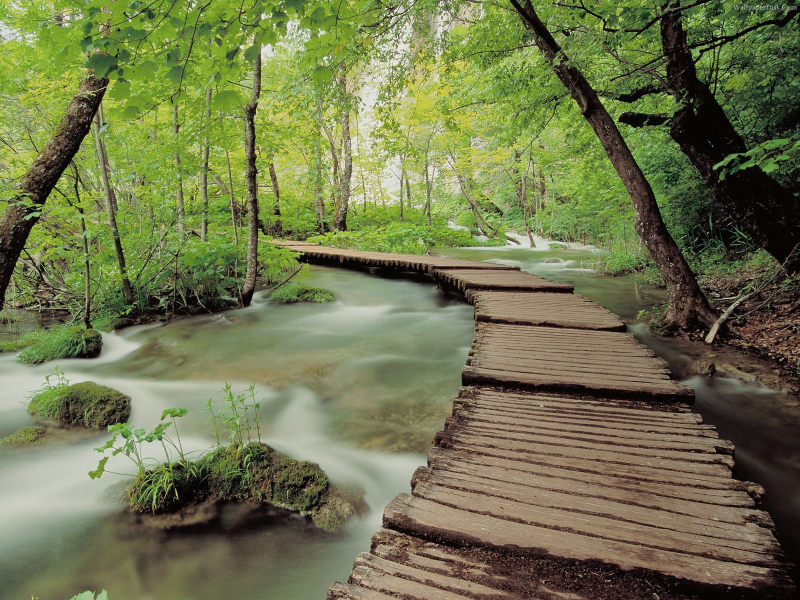
#> input picture project1/natural_scene_1.jpg, 1600 x 1200 px (shown at 1/2 size); its folder holds 3 pictures in this run
$ python Project1.py   (Python 2 division)   (older library calls are emulated)
#> lines starting #> are read from the running program, lines starting #| are printed output that depends on the picture; long printed decimals are rounded
# Reference:
#   1. https://stackoverflow.com/questions/32694007/opencv-python-how-to-change-image-pixels-values-using-a-formula
#   2. https://docs.scipy.org/doc/scipy/reference/generated/scipy.stats.gennorm.html
#   3. https://stackoverflow.com/questions/44003552/matplotlib-histogram-from-numpy-histogram-output
#   4. http://opencv-python-tutroals.readthedocs.io/en/latest/py_tutorials/py_imgproc/py_transforms/py_fourier_transform/py_fourier_transform.html#fourier-transform
#   5. https://stackoverflow.com/questions/22488872/cv2-imshow-and-cv2-imwrite


import cv2
import numpy as np
from matplotlib import pyplot as plt
import scipy.stats
from scipy.optimize import curve_fit
from scipy.special import gamma
from math import sqrt


#
# Problem1
#

class Problem1:
    def __init__(self, imgFile):
        """
        Initialization
        :param imgFile: ndarray or str
        """
#> called with imgFile = 'natural_scene_1.jpg'
        # Load image in greyscale and re-scale the intensity to [0, 31]
        if type(imgFile).__module__ == np.__name__:
            self.img = imgFile.astype(np.uint8)
            imgFile = "q6"
        else:
            self.img = cv2.imread(imgFile, 0)
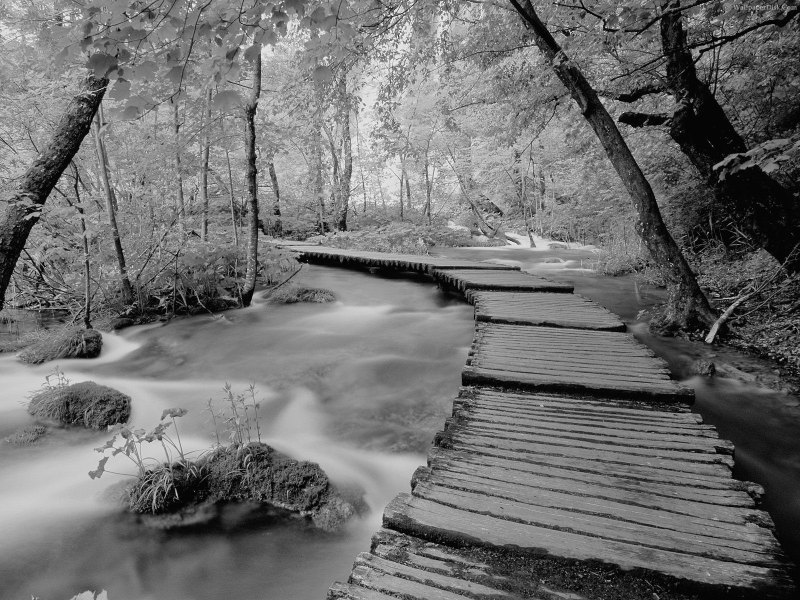
#> self.img: shape (1200, 1600) (shown at 1/2 size); min 0, max 255, mean 111.4
            self.rows, self.cols = self.img.shape
#> self.rows = 1200; self.cols = 1600
            self.img = self.img // 8

        self.showImg(self.img, "img")
        cv2.imwrite("{}_preprocessing1.png".format(imgFile), self.img)
        self.adjDiff = self.gradientFilter(self.img.astype(np.int16))
#> in gradientFilter, `newImg[0,:] = newImg[1,:]`: newImg: shape (1200, 1600) int16; min -28, max 26, mean 0
        self.showImg(self.adjDiff.astype(np.uint8), "adjDiff")
#> call 2 of showImg, with imgName = 'adjDiff'
#> in showImg (call 2), `cv2.imshow(imgName, img)`:
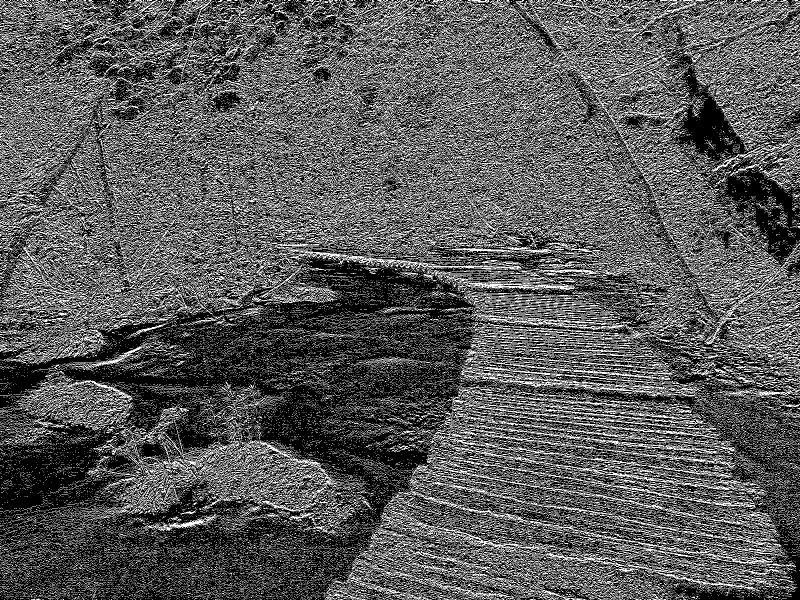
#> window 'adjDiff': shape (1200, 1600) (shown at 1/2 size); min 0, max 255, mean 89.1
        cv2.imwrite("{}_preprocessing2.png".format(imgFile), self.adjDiff.astype(np.uint8))

    def showImg(self, img, imgName):
        """
        Present the image
        :param img: ndarray
        :param imgName: str
        :return: None
        """
        cv2.namedWindow(imgName, cv2.WINDOW_NORMAL)
        cv2.imshow(imgName, img)
        cv2.waitKey(0)
        cv2.destroyAllWindows()


    def gradientFilter(self, img, type = "adjDiff", param = 1):
        """
        Use different type of gradient filter to convolve the image
        :param img: ndarray
        :param type: str
        :param param: tuple.
        :return: int16 ndarray
        """
        if type == "adjDiff":
            newImg = cv2.filter2D(img, -1, np.array([-1.0, 1.0]))
            newImg[0,:] = newImg[1,:]
            return newImg
        elif type == "laplacian":
            return cv2.Laplacian(img, -1, ksize=param)
        elif type == "sobelx":
            return cv2.Sobel(img, -1, 1, 0, ksize=param)
        elif type == "sobely":
            return cv2.Sobel(img, -1, 0, 1, ksize=param)
        else:
            print "Wrong type name."
            return None

    def GGD(self, x, alpha, beta):
        """
        Generalized Gaussian Distribution
        :param x: ndarray
        :param alpha: float
        :param beta: float
        :return: ndarray
        """
        return beta/(2 * alpha * gamma(1/beta)) * np.exp(-(np.abs(x) / alpha) ** beta)

    def GD(self, x, mean, stdDev):
        return 1/sqrt(2 * np.pi) / stdDev * np.exp(-((x - mean)/stdDev) ** 2)

    def q1(self, label = "H(z)"):
        print "STEP 1"
        self.diffZ = self.adjDiff.astype(np.int8)
        plt.subplots(1,1)
        self.histr, self.edges, patch = plt.hist(self.diffZ.ravel(), 63, [-31, 31], normed=True, label="histogram {}".format(label))
        plt.legend()
        plt.show()

        self.log10Histr = np.log10(self.histr[self.histr != 0])
        self.logEdges = self.edges[:-1][self.histr != 0]
        plt.subplots(1, 1)
        # ax2.bar(edges[:-1], np.log10(histr), width=np.diff(edges), ec = None, align = 'edge')
        plt.plot(self.logEdges, self.log10Histr, 'b--', label="log histogram log{}".format(label))
        plt.xlim([-31,32])
        plt.legend()
        plt.show()

    def q2(self):
        self.mean, self.var, self.kur = np.mean(self.diffZ.ravel()), np.var(self.diffZ.ravel()), scipy.stats.kurtosis(self.diffZ.ravel())
        print "STEP 2: mean = {}, var = {}, kur = {}".format(self.mean, self.var, self.kur)

    def q3(self):
        self.param, pcov = curve_fit(self.GGD, self.edges[:-1], self.histr)
        print "STEP 3: sigma = {}, beta = {}".format(*self.param)
        # param2 = scipy.stats.gennorm.fit(diffZ.ravel(), loc=0.0)
        x = np.linspace(-32,32, 1000)
        y_GGD = self.GGD(x, *self.param)
        plt.hist(self.diffZ.ravel(), 63, [-31, 31], normed=True)
        plt.plot(x, y_GGD, 'k-', label='GGD')
        # plt.plot(x, scipy.stats.gennorm.pdf(x, *param2), 'r-', label='gennorm pdf')
        plt.xlim([-31,32])
        plt.legend()
        plt.show()

    def q4(self, label = "H(z)"):
        print "STEP 4"
        x = np.linspace(-32,32, 1000)
        y_GD = self.GD(x, self.mean, sqrt(self.var))
        plt.hist(self.diffZ.ravel(), 63, [-31, 31], normed=True, label="histogram {}".format(label))
        # plt.plot(x, scipy.stats.norm.pdf(x, 0, param1[0]), 'r-', label='Gaussian distribution')
        plt.plot(x, y_GD, 'r-', label='Gaussian distribution')
        plt.xlim([-31,32])
        plt.legend()
        plt.show()

        plt.plot(self.logEdges, self.log10Histr, 'k--', label="log histogram log{}".format(label))
        plt.plot(x[y_GD!=0], np.log10(y_GD[y_GD!=0]), 'r-', label='log Gaussian distribution')
        plt.xlim([-31, 32])
        plt.legend()
        plt.show()

    def q5(self, label = "H(z)"):
        print "STEP 5"
        rows, cols = self.img.shape
        times = ["first", "second", "third"]
        lineType = ['b--', 'g-.', 'r:']
        f, ax = plt.subplots(1, 2)
        ax[0].plot(self.edges[:-1], self.histr, 'k-', label="log histogram logH(z) of Step1")
        ax[1].plot(self.logEdges, self.log10Histr, 'k--', label="log histogram logH(z) of Step1")
        fHist, axHist = plt.subplots(1,1)
        DSdiffZ = self.img

        for ind in xrange(2): # Do the downsampling 2 times
            DSdiffZ = np.array([ [np.sum(DSdiffZ[2*i:2*(i+1), 2*j: 2*(j+1)]) / 4 for j in xrange(cols/2)] for i in xrange(rows/2) ])
            rows, cols = DSdiffZ.shape
            DSdiffZ = self.gradientFilter(DSdiffZ.astype(np.int16))

            histr, edges, patch = axHist.hist(DSdiffZ.ravel(), 63, [-31, 31], normed=True, label="histogram {} of {} downsampling".format(label, times[ind]))

            ax[0].plot(edges[:-1], histr, lineType[ind], label="histogram {} of {} downsampling".format(label, times[ind]))

            logHistr= np.log10(histr[histr != 0])
            logEdges = edges[:-1][histr != 0]
            ax[1].plot(logEdges, logHistr, lineType[ind], label="log histogram log{} of {} downsampling".format(label, times[ind]))

        ax[0].legend(), ax[1].legend()
        plt.xlim([-31, 32])
        plt.show()

    def q6(self):
        print "STEP 6"
        q6 = Problem1(np.random.randint(0,32, [self.rows, self.cols]))
#> call 3 of showImg, with imgName = 'img'
#> in showImg (call 3), `cv2.imshow(imgName, img)`:
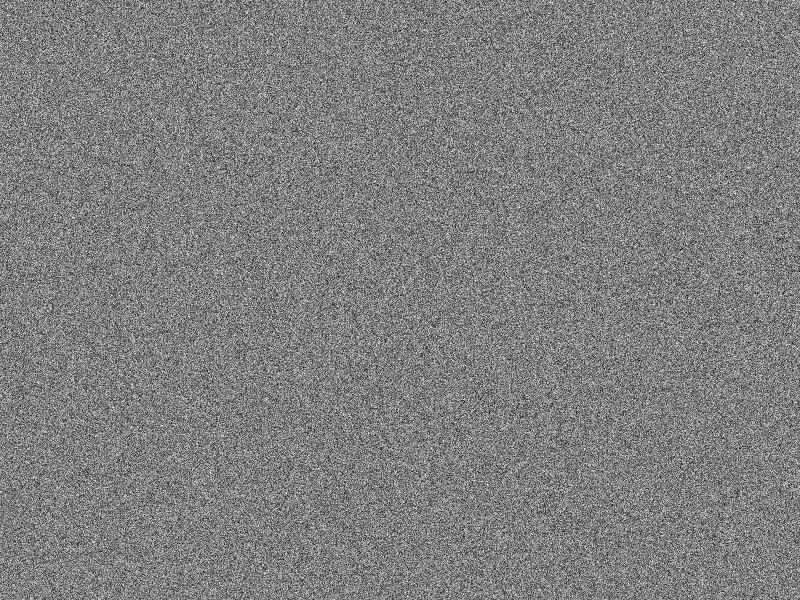
#> window 'img': shape (1200, 1600) (shown at 1/2 size); min 0, max 31, mean 15.5; drawn with min black and max white
#> call 4 of showImg, with imgName = 'adjDiff'
#> in showImg (call 4), `cv2.imshow(imgName, img)`:
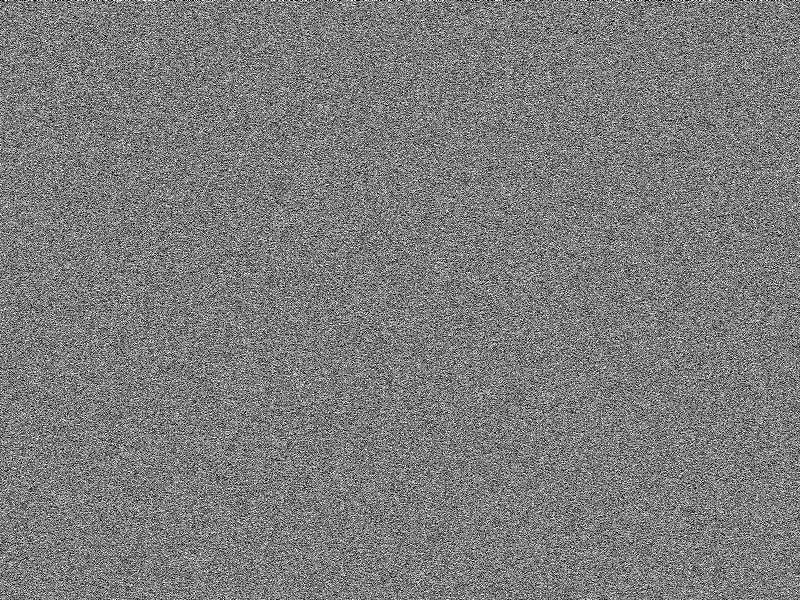
#> window 'adjDiff': shape (1200, 1600) (shown at 1/2 size); min 0, max 255, mean 124
        q6.q1(" of the uniform noise image")
        q6.q2()
#| STEP 2: mean = 0.001048, var = 170.461, kur = -0.6028
        q6.q4(" of the uniform noise image")
        q6.q5(" of the uniform noise image")
#> after the loop in q5, `for ind in xrange(2):`:
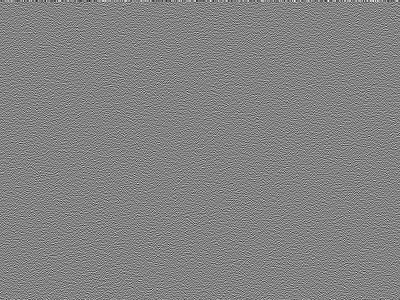
#> DSdiffZ: shape (300, 400) int16; min -18, max 17, mean 0.00213; drawn with min black and max white
#> in q5, `plt.show()`:
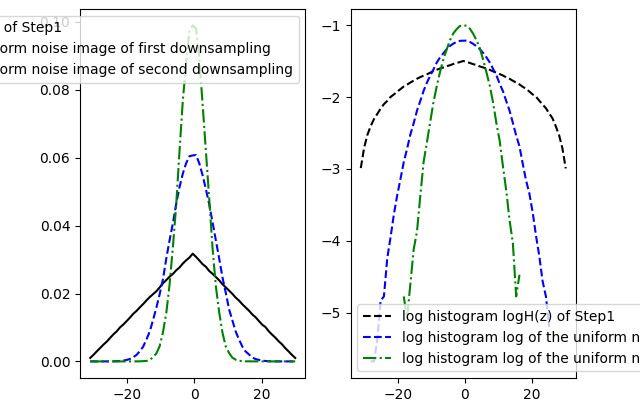
#> figure drawn by matplotlib, 2 panels; panel 1: curve peaks at x = -0.492, y = 0.0317; panel 1: curve peaks at x = 0.492, y = 0.0608; panel 1: curve peaks at x = -0.492, y = 0.099; panel 2: curve peaks at x = -0.492, y = -1.5
#> in q5, `plt.show()`:
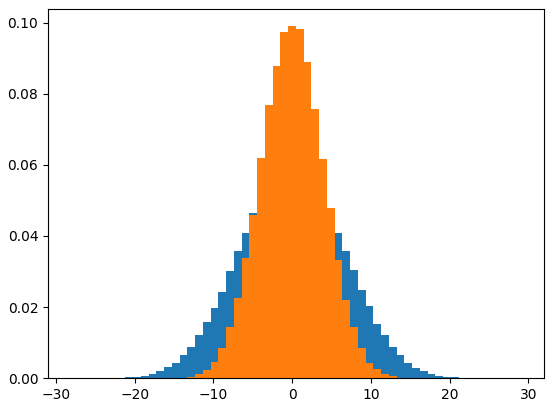
#> figure drawn by matplotlib, 1 panel; tallest bar 0.0608 high, from x = 0.492 to 1.48; tallest bar 0.099 high, from x = -0.492 to 0.492


class Problem2:
    def __init__(self, imgFile):
        self.img = cv2.imread(imgFile, 0)


pb1 = Problem1("natural_scene_1.jpg")
# [5 lines of commented-out code are left out]
pb1.q6()
